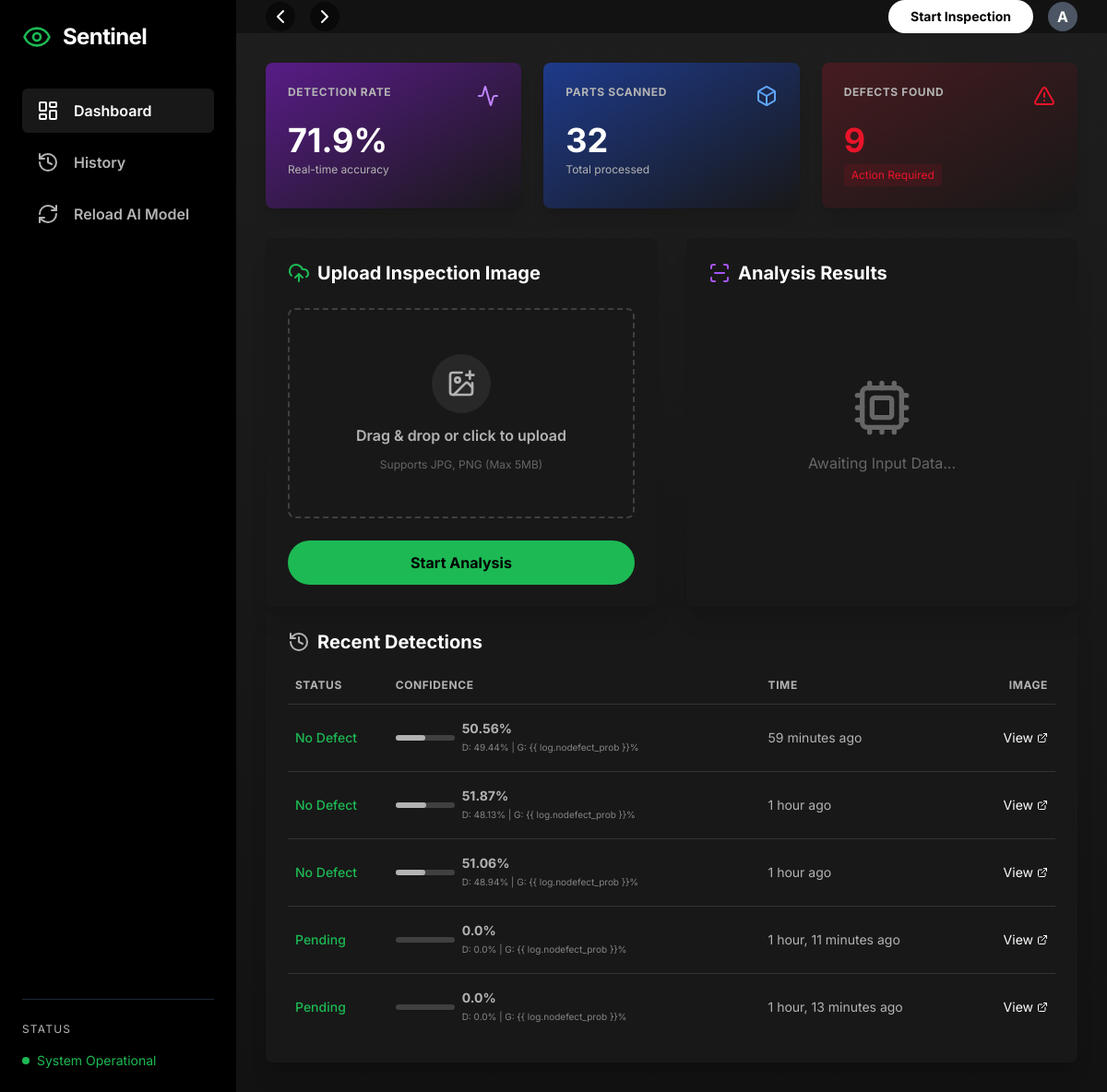
The page / on the database its author committed.
### dashboard/models.py (models this page shows, shortened)
class DefectLog(models.Model):
    image = models.ImageField(upload_to='inspections/')
    prediction = models.CharField(max_length=50)
    confidence = models.FloatField()
    defect_prob = models.FloatField(default=0.0)
    nodefect_prob = models.FloatField(default=0.0)
    timestamp = models.DateTimeField(auto_now_add=True)
    class Meta:
        ordering = ['-timestamp']

### dashboard/views.py (the view)
# urls.py: path('', views.index, name='index'),
def index(request):
    total_scanned = DefectLog.objects.count()
    defects_found = DefectLog.objects.filter(prediction='Defect').count()
    if total_scanned > 0:
        detection_rate = round(((total_scanned - defects_found) / total_scanned) * 100, 1)
    else:
        detection_rate = 0.0
    stats = {
        'total_scanned': total_scanned,
        'defects_found': defects_found,
        'detection_rate': detection_rate,
    }
    recent_logs = DefectLog.objects.all().order_by('-timestamp')[:5]
    return render(request, 'dashboard/index.html', {
        'recent_logs': recent_logs,
        'stats': stats
    })

### templates/dashboard/index.html (shortened to what this page needs)
{% extends 'base.html' %}
{% load static %}
{% block content %}
<div class="flex flex-col gap-8">
    <div class="grid grid-cols-1 md:grid-cols-3 gap-6">
        <div
            class="bg-gradient-to-br from-purple-900 to-spotify-card p-6 rounded-lg shadow-lg hover:brightness-110 transition-all cursor-pointer group">
            <div class="flex justify-between items-start mb-4">
                <h3 class="text-spotify-subtext font-bold uppercase text-xs tracking-wider">Detection Rate</h3>
                <i data-lucide="activity" class="text-purple-400 group-hover:scale-110 transition-transform"></i>
            </div>
            <div class="text-4xl font-bold text-white mb-1">{{ stats.detection_rate }}%</div>
            <div class="text-xs text-spotify-subtext flex items-center gap-1">Real-time accuracy</div>
        </div>
        <div
            class="bg-gradient-to-br from-blue-900 to-spotify-card p-6 rounded-lg shadow-lg hover:brightness-110 transition-all cursor-pointer group">
            <div class="flex justify-between items-start mb-4">
                <h3 class="text-spotify-subtext font-bold uppercase text-xs tracking-wider">Parts Scanned</h3>
                <i data-lucide="box" class="text-blue-400 group-hover:scale-110 transition-transform"></i>
            </div>
            <div class="text-4xl font-bold text-white mb-1">{{ stats.total_scanned|default:"0" }}</div>
            <div class="text-xs text-spotify-subtext">Total processed</div>
        </div>
        <div
            class="bg-gradient-to-br from-spotify-defect/20 to-spotify-card p-6 rounded-lg shadow-lg hover:brightness-110 transition-all cursor-pointer group">
            <div class="flex justify-between items-start mb-4">
                <h3 class="text-spotify-subtext font-bold uppercase text-xs tracking-wider">Defects Found</h3>
                <i data-lucide="alert-triangle"
                    class="text-spotify-defect group-hover:scale-110 transition-transform"></i>
            </div>
            <div class="text-4xl font-bold text-spotify-defect mb-1">{{ stats.defects_found|default:"0" }}</div>
            <div class="text-xs text-spotify-defect bg-spotify-defect/10 px-2 py-1 rounded inline-block">Action Required
            </div>
        </div>
    </div>
    <div class="grid grid-cols-1 lg:grid-cols-2 gap-8">
        <div class="bg-spotify-card rounded-lg p-6 shadow-xl">
            <h2 class="text-xl font-bold mb-6 flex items-center gap-2">
                <i data-lucide="upload-cloud" class="text-spotify-primary"></i>
                Upload Inspection Image
            </h2>
            <form method="post" enctype="multipart/form-data" action="{% url 'dashboard:upload' %}"
                class="flex flex-col gap-4">
                <div class="border-2 border-dashed border-[#404040] rounded-lg p-12 text-center hover:border-spotify-primary hover:bg-[#202020] transition-all cursor-pointer relative"
                    id="drop-zone">
                    <div class="flex flex-col items-center gap-3" id="upload-placeholder">
                        <div class="bg-[#282828] p-4 rounded-full">
                            <i data-lucide="image-plus" class="w-8 h-8 text-spotify-subtext"></i>
                        </div>
                        <span class="text-spotify-subtext font-semibold">Drag & drop or click to upload</span>
                        <span class="text-xs text-[#666]">Supports JPG, PNG (Max 5MB)</span>
                    </div>
                </div>
                <button type="submit"
                    class="bg-spotify-primary text-black font-bold py-3 rounded-full hover:scale-105 active:scale-95 transition-transform mt-2">
                    Start Analysis
                </button>
            </form>
        </div>
        <div class="bg-spotify-card rounded-lg p-6 shadow-xl relative overflow-hidden">
            <h2 class="text-xl font-bold mb-6 flex items-center gap-2">
                <i data-lucide="scan-line" class="text-purple-500"></i>
                Analysis Results
            </h2>
            {% if result %}
            {% if result.error %}
            <div class="bg-red-900/50 border border-red-500 text-red-200 p-4 rounded-md flex items-center gap-3">
                <i data-lucide="x-circle"></i>
                {{ result.error }}
            </div>
            {% else %}
            <div class="flex flex-col gap-6">
                <div class="flex items-center gap-6">
                    <div class="relative group">
                        <img src="{{ result.image_url }}"
                            class="w-32 h-32 object-cover rounded-md border-2 {% if result.prediction == 'Defect' %}border-spotify-defect{% else %}border-spotify-primary{% endif %}">
                        <div
                            class="absolute inset-0 bg-black/50 opacity-0 group-hover:opacity-100 transition-opacity flex items-center justify-center rounded-md">
                            <i data-lucide="maximize-2" class="text-white"></i>
                        </div>
                    </div>
                    <div class="flex-1">
                        <div class="text-xs text-spotify-subtext uppercase tracking-wider mb-1">Prediction</div>
                        <div
                            class="text-3xl font-bold mb-2 {% if result.prediction == 'Defect' %}text-spotify-defect{% else %}text-spotify-primary{% endif %}">
                            {{ result.prediction }}
                        </div>
                        <div class="text-xs text-spotify-subtext uppercase tracking-wider mb-1">Confidence</div>
                        <div class="w-full bg-[#3e3e3e] rounded-full h-2">
                            <div class="bg-white h-2 rounded-full" style="width: {{ result.confidence }}%"></div>
                        </div>
                        <div class="text-right text-xs mt-1 text-white font-mono">{{ result.confidence }}%</div>
                        <div class="grid grid-cols-2 gap-4 mt-4 border-t border-[#333] pt-4">
                            <div>
                                <div class="text-[10px] text-spotify-subtext uppercase tracking-wider mb-1">Defect</div>
                                <div class="w-full bg-[#3e3e3e] rounded-full h-1.5">
                                    <div class="bg-spotify-defect h-1.5 rounded-full"
                                        style="width:{{result.defect_prob}}%"></div>
                                </div>
                                <div class="text-right text-[10px] mt-0.5 text-spotify-defect font-mono">
                                    <span>{{result.defect_prob}}</span>%</div>
                            </div>
                            <div>
                                <div class="text-[10px] text-spotify-subtext uppercase tracking-wider mb-1">No Defect
                                </div>
                                <div class="w-full bg-[#3e3e3e] rounded-full h-1.5">
                                    <div class="bg-spotify-primary h-1.5 rounded-full"
                                        style="width:{{result.nodefect_prob}}%"></div>
                                </div>
                                <div class="text-right text-[10px] mt-0.5 text-spotify-primary font-mono">
                                    <span>{{result.nodefect_prob}}</span>%</div>
                            </div>
                        </div>
                    </div>
                </div>
                {% if result.heatmap_b64 %}
                <div class="mt-4">
                    <h3 class="text-sm font-semibold mb-3 flex items-center gap-2 text-spotify-subtext">
                        <i data-lucide="layers"></i> AI Explainability (Grad-CAM)
                    </h3>
                    <div class="relative rounded-lg overflow-hidden border border-[#333]">
                        <img
                            class="w-full h-48 object-cover opacity-80 hover:opacity-100 transition-opacity">
                        <div class="absolute bottom-2 right-2 bg-black/70 px-2 py-1 rounded text-xs text-white">Heatmap
                            Overlay</div>
                    </div>
                </div>
                {% endif %}
            </div>
            {% endif %}
            {% else %}
            <div class="h-64 flex flex-col items-center justify-center text-spotify-subtext opacity-50">
                <i data-lucide="cpu" class="w-16 h-16 mb-4"></i>
                <p>Awaiting Input Data...</p>
            </div>
            {% endif %}
        </div>
    </div>
</div>
<div class="bg-spotify-card rounded-lg p-6 shadow-xl">
    <h2 class="text-xl font-bold mb-6 flex items-center gap-2">
        <i data-lucide="history" class="text-spotify-subtext"></i>
        Recent Detections
    </h2>
    <div class="overflow-x-auto">
        <table class="w-full text-left text-sm text-spotify-subtext">
            <thead class="border-b border-[#333] text-xs uppercase tracking-wider">
                <tr>
                    <th class="pb-3 pl-2">Status</th>
                    <th class="pb-3">Confidence</th>
                    <th class="pb-3">Time</th>
                    <th class="pb-3 text-right pr-2">Image</th>
                </tr>
            </thead>
            <tbody class="divide-y divide-[#333]">
                {% for log in recent_logs %}
                <tr class="group hover:bg-[#282828] transition-colors">
                    <td
                        class="py-4 pl-2 font-medium {% if log.prediction == 'Defect' %}text-spotify-defect{% else %}text-spotify-primary{% endif %}">
                        {{ log.prediction }}
                    </td>
                    <td class="py-4">
                        <div class="flex items-center gap-2">
                            <div class="w-16 h-1.5 bg-[#404040] rounded-full">
                                <div class="h-1.5 rounded-full bg-current"
                                    style="width: {{ log.confidence }}%; color: inherit"></div>
                            </div>
                            <div class="flex flex-col">
                                <span class="font-bold">{{ log.confidence }}%</span>
                                <span class="text-[10px] opacity-70">D: {{ log.defect_prob }}% | G: {{ log.nodefect_prob
                                    }}%</span>
                            </div>
                        </div>
                    </td>
                    <td class="py-4">{{ log.timestamp|timesince }} ago</td>
                    <td class="py-4 text-right pr-2">
                        <a href="{{ log.image.url }}" target="_blank"
                            class="text-white hover:underline flex items-center justify-end gap-1">
                            View <i data-lucide="external-link" class="w-3 h-3"></i>
                        </a>
                    </td>
                </tr>
                {% empty %}
                <tr>
                    <td colspan="4" class="py-8 text-center text-spotify-subtext italic">No inspections recorded yet.
                    </td>
                </tr>
                {% endfor %}
            </tbody>
        </table>
    </div>
</div>
</div>
{% endblock %}

### templates/base.html (shortened to what this page needs)
{% load static %}
<!DOCTYPE html>
<html lang="en" class="dark">
<head>
    <script src="https://cdn.tailwindcss.com"></script>
</head>
<body class="bg-spotify-base text-spotify-text h-screen overflow-hidden flex">
    <aside class="w-64 bg-spotify-sidebar flex flex-col p-6 gap-6">
        <div class="flex items-center gap-3 mb-4">
            <i data-lucide="eye" class="text-spotify-primary w-8 h-8"></i>
            <span class="text-2xl font-bold tracking-tight">Sentinel</span>
        </div>
        <nav class="flex-1 space-y-2">
            <a href="{% url 'dashboard:index' %}"
                class="flex items-center gap-4 px-4 py-3 bg-spotify-card rounded-md text-spotify-text hover:bg-spotify-hover transition-colors font-semibold">
                <i data-lucide="layout-dashboard" class="w-6 h-6"></i>
                Dashboard
            </a>
            <a href="#" onclick="alert('History is now available in the Dashboard view below!')"
                class="flex items-center gap-4 px-4 py-3 text-spotify-subtext hover:text-white hover:bg-spotify-hover rounded-md transition-colors font-semibold">
                <i data-lucide="history" class="w-6 h-6"></i>
                History
            </a>
            <a href="{% url 'dashboard:reload' %}"
                onclick="return confirm('Reloading model weights... This may take a few seconds.')"
                class="flex items-center gap-4 px-4 py-3 text-spotify-subtext hover:text-white hover:bg-spotify-hover rounded-md transition-colors font-semibold">
                <i data-lucide="refresh-cw" class="w-6 h-6"></i>
                Reload AI Model
            </a>
        </nav>
        <div class="pt-6 border-t border-gray-800">
            <div class="text-xs text-spotify-subtext uppercase tracking-widest mb-4">Status</div>
            <div class="flex items-center gap-2 text-sm text-spotify-primary">
                <div class="w-2 h-2 rounded-full bg-spotify-primary animate-pulse"></div>
                System Operational
            </div>
        </div>
    </aside>
    <main class="flex-1 flex flex-col min-w-0 bg-gradient-to-b from-[#1e1e1e] to-spotify-base overflow-y-auto">
        <header
            class="h-16 px-8 flex items-center justify-between sticky top-0 bg-opacity-90 bg-spotify-base z-10 backdrop-blur-md">
            <div class="flex items-center gap-4">
                <button class="bg-black/50 rounded-full p-1"><i data-lucide="chevron-left" class="w-6 h-6"></i></button>
                <button class="bg-black/50 rounded-full p-1"><i data-lucide="chevron-right"
                        class="w-6 h-6"></i></button>
            </div>
            <div class="flex items-center gap-4">
                <button onclick="document.getElementById('drop-zone').scrollIntoView({behavior: 'smooth'})"
                    class="bg-white text-black px-6 py-2 rounded-full font-bold text-sm hover:scale-105 transition-transform">
                    Start Inspection
                </button>
                <div class="w-8 h-8 rounded-full bg-gray-600 flex items-center justify-center font-bold">A</div>
            </div>
        </header>
        <div class="p-8">
            {% block content %}{% endblock %}
    </main>
</body>
</html>

### templates/base.html (style rules this page uses)
body { font-family: 'Inter', sans-serif; }

### rows shown on the page
DefectLog: prediction "No Defect", confidence "50.56", defect_prob "49.44", timestamp "59 minutes"
DefectLog: prediction "No Defect", confidence "51.87", defect_prob "48.13", timestamp "1 hour"
DefectLog: prediction "No Defect", confidence "51.06", defect_prob "48.94", timestamp "1 hour"
DefectLog: prediction "Pending", confidence "0.0", defect_prob "0.0", timestamp "1 hour, 11 minutes"
DefectLog: prediction "Pending", confidence "0.0", defect_prob "0.0", timestamp "1 hour, 13 minutes"

### other values the page prints
{{ stats.detection_rate }} "71.9"
{{ stats.total_scanned|default:"0" }} "32"
{{ stats.defects_found|default:"0" }} "9"
